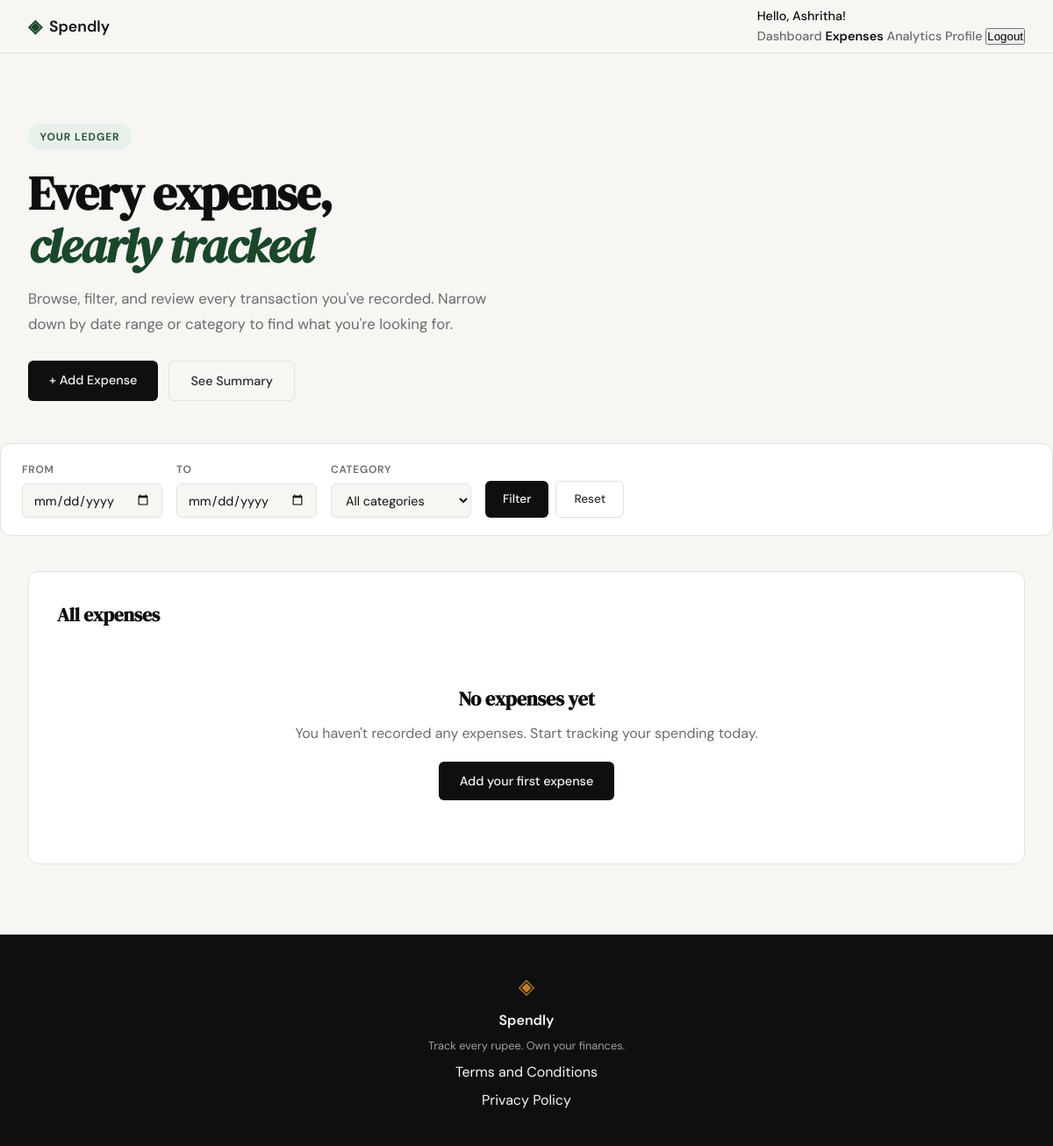
/expenses (signed in), run on an earlier commit of the app's database.
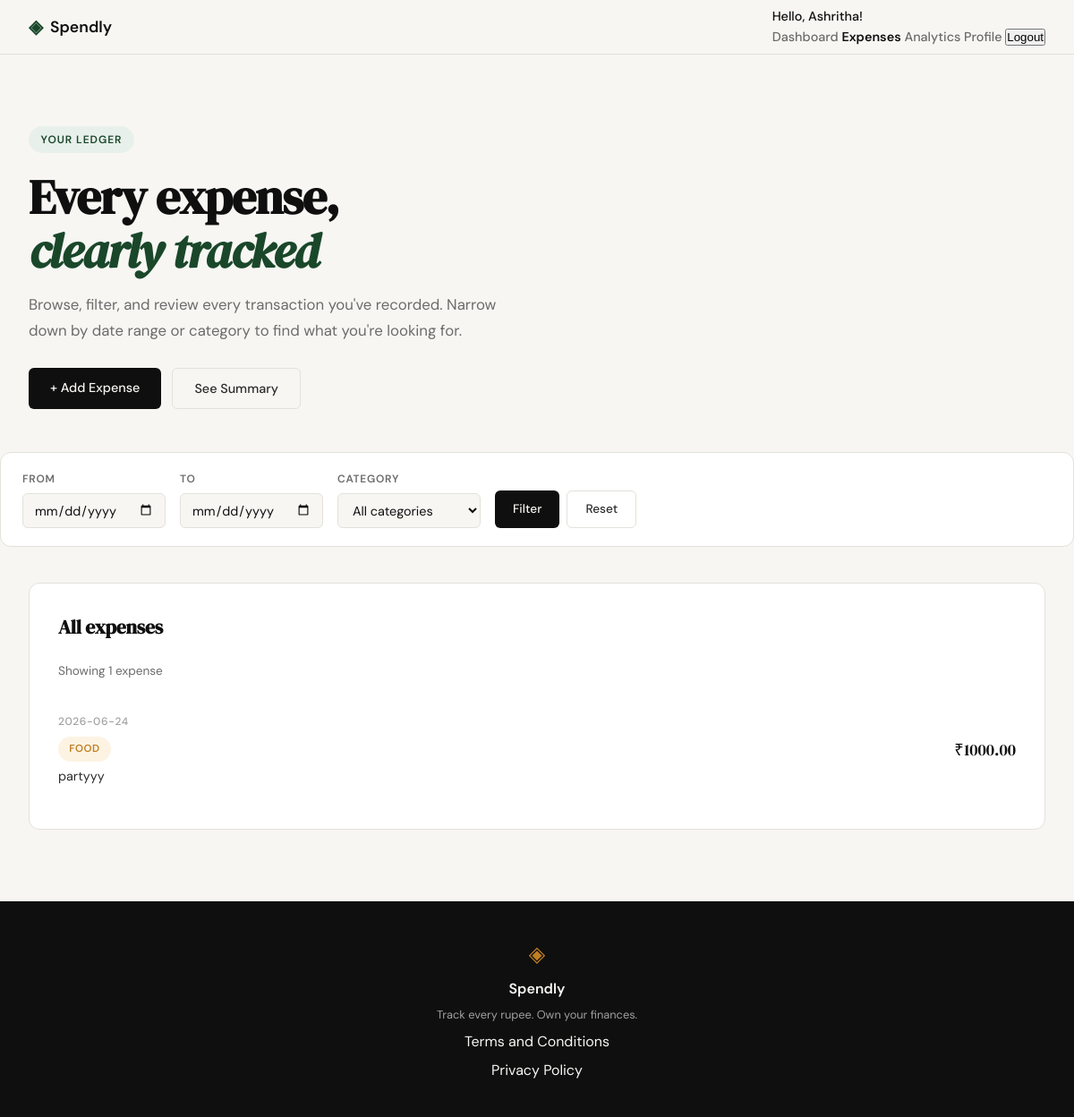
And on a later commit of the database.
### tables this page shows
CREATE TABLE expenses (
            id INTEGER PRIMARY KEY AUTOINCREMENT,
            user_id INTEGER NOT NULL,
            amount REAL NOT NULL,
            category TEXT NOT NULL,
            date TEXT NOT NULL,
            description TEXT,
            created_at TEXT DEFAULT CURRENT_TIMESTAMP,
            FOREIGN KEY (user_id) REFERENCES users (id)
        );

### app.py (the view, shortened to what this page needs)
@app.route("/expenses")
@login_required
def expenses():
    user_id = session.get('user_id')
    conn = get_db()
    try:
        cursor = conn.cursor()
        query = "SELECT id, amount, category, date, description, created_at FROM expenses WHERE user_id = ?"
        params = [user_id]
        start_date = request.args.get('start_date')
        if start_date:
            query += " AND date >= ?"
            params.append(start_date)
        end_date = request.args.get('end_date')
        if end_date:
            query += " AND date <= ?"
            params.append(end_date)
        category = request.args.get('category')
        if category:
            query += " AND category = ?"
            params.append(category)
        query += " ORDER BY date DESC, created_at DESC"
        limit = request.args.get('limit')
        offset = request.args.get('offset')
        cursor.execute(query, params)
        expenses = cursor.fetchall()
        cursor.execute(
            "SELECT DISTINCT category FROM expenses WHERE user_id = ? ORDER BY category",
            (user_id,)
        )
        categories = [row['category'] for row in cursor.fetchall()]
        return render_template("expenses.html", expenses=expenses, categories=categories)
    except Exception as e:
        return render_template("error.html", error="Unable to load expenses"), 500
    finally:
        conn.close()

### app.py (called while the page is built)
def login_required(f):
    @wraps(f)
    def decorated_function(*args, **kwargs):
        if 'user_id' not in session:
            return redirect(url_for('login'))
        return f(*args, **kwargs)
    return decorated_function

### database/db.py (called while the page is built)
def get_db():
    conn = sqlite3.connect('spendly.db')
    conn.row_factory = sqlite3.Row
    conn.execute('PRAGMA foreign_keys = ON')
    return conn

### templates/expenses.html (shortened to what this page needs)
{% extends "base.html" %}
{% block content %}
<section class="page-hero">
    <div class="page-hero-inner">
        <div class="page-hero-badge">Your ledger</div>
        <h1 class="page-hero-title">
            Every expense,<br>
            <em>clearly tracked</em>
        </h1>
        <p class="page-hero-subtitle">
            Browse, filter, and review every transaction you've recorded.
            Narrow down by date range or category to find what you're looking for.
        </p>
        <div class="page-hero-actions">
            <a href="{{ url_for('add_expense') }}" class="btn-primary">+ Add Expense</a>
            <a href="{{ url_for('expenses_summary') }}" class="btn-ghost">See Summary</a>
        </div>
    </div>
</section>
<div class="filter-bar">
    <form method="GET" action="{{ url_for('expenses') }}">
        <div class="filter-group">
            <label for="start_date">From</label>
            <input type="date" id="start_date" name="start_date" value="{{ request.args.get('start_date', '') }}">
        </div>
        <div class="filter-group">
            <label for="end_date">To</label>
            <input type="date" id="end_date" name="end_date" value="{{ request.args.get('end_date', '') }}">
        </div>
        <div class="filter-group">
            <label for="category">Category</label>
            <select id="category" name="category">
                <option value="">All categories</option>
            </select>
        </div>
        <div class="filter-actions">
            <button type="submit" class="btn-filter">Filter</button>
            <a href="{{ url_for('expenses') }}" class="btn-reset">Reset</a>
        </div>
    </form>
</div>
<section class="dashboard-modules">
    <div class="dashboard-module full">
        <h2>All expenses</h2>
        {% if expenses|length > 0 %}
        <p class="empty-state" style="text-align:left; padding: 0 0 1.25rem; color: var(--ink-muted); font-size: 0.85rem;">
            Showing {{ expenses|length }} expense{{ '' if expenses|length == 1 else 's' }}
        </p>
        <div class="activity-list">
            {% for expense in expenses %}
            <div class="activity-item">
                <div class="activity-item-info">
                    <div class="activity-date">{{ expense.date }}</div>
                    <div class="activity-category">
                        <span class="category-tag category-{{ expense.category|lower|replace(' ', '-') }}">
                            {{ expense.category }}
                        </span>
                    </div>
                    <div class="activity-description">
                        {{ expense.description or 'No description' }}
                    </div>
                </div>
                <div class="activity-amount">
                    ₹{{ "%.2f"|format(expense.amount) }}
                </div>
            </div>
            {% endfor %}
        </div>
        {% else %}
        <div class="empty-state">
            {% if request.args.get('start_date') or request.args.get('end_date') or request.args.get('category') %}
            <h2>No matching expenses</h2>
            <p>Try adjusting your filters to see more transactions.</p>
            <a href="{{ url_for('expenses') }}" class="btn-primary">Show all</a>
            {% else %}
            <h2>No expenses yet</h2>
            <p>You haven't recorded any expenses. Start tracking your spending today.</p>
            <a href="{{ url_for('add_expense') }}" class="btn-primary">Add your first expense</a>
            {% endif %}
        </div>
        {% endif %}
    </div>
</section>
{% endblock %}

What changed in the data, as far as the page shows it:
added expenses: date "2026-06-24", category "FOOD", description "partyyy", amount "1000.00"
Also different on the page:
{{ expenses|length }}: (not shown) → "1"
text no longer shown: "No expenses yet You haven't recorded any expenses. Start tracking your spending today. Add your first expense"
text now shown: "Showing expense"
